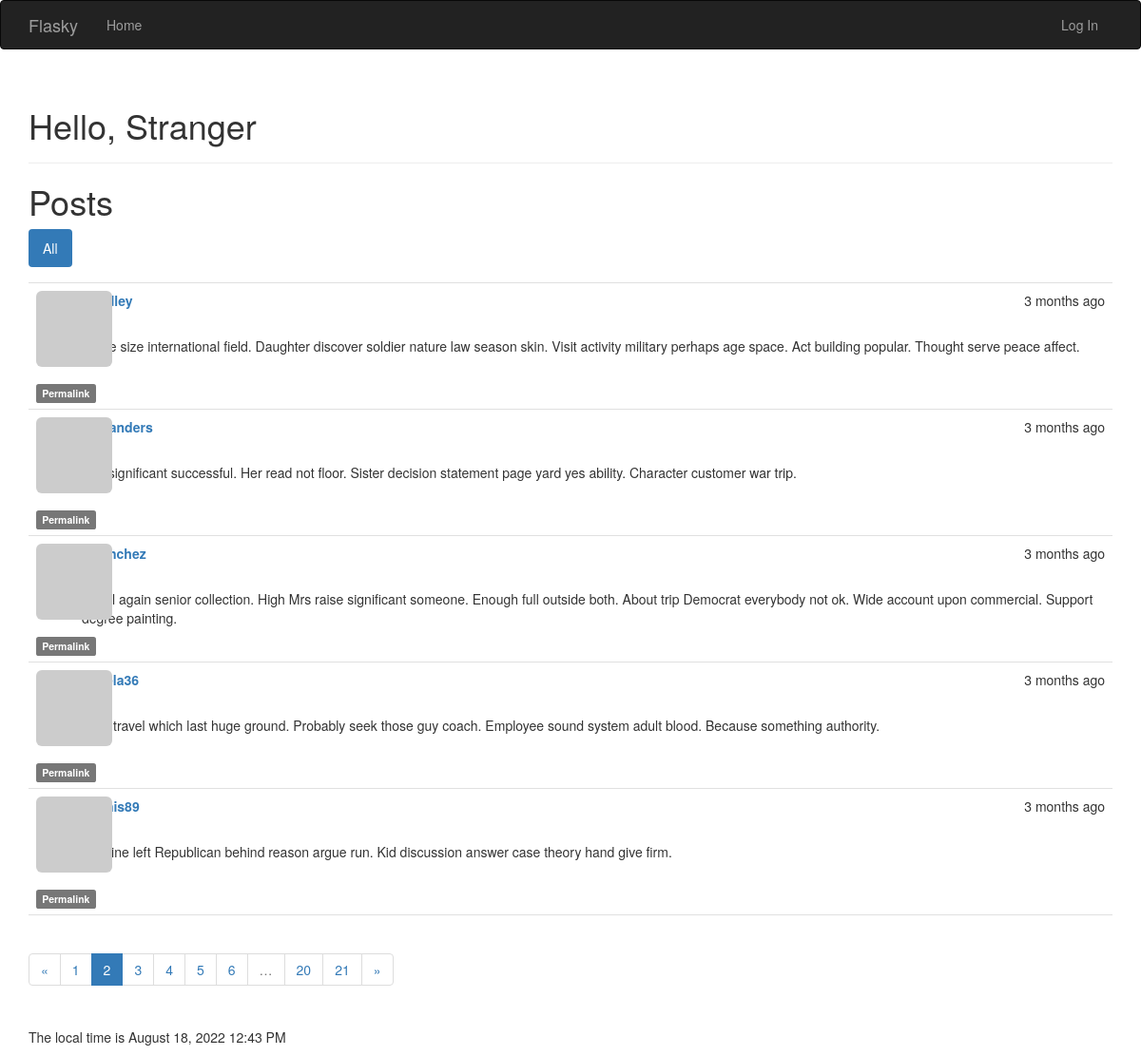
Screenshot of /?page=2 with the database file from the repository.
### app/models.py (models this page shows, shortened)
class Post(db.Model):
    __tablename__ = "posts"
    id = db.Column(db.Integer, primary_key=True)
    body = db.Column(db.Text)
    body_html = db.Column(db.Text)
    timestamp = db.Column(db.DateTime, index=True, default=datetime.utcnow)
    author_id = db.Column(db.Integer, db.ForeignKey('users.id'))
    comments: sqlalchemy.orm.Query = db.relationship('Comment',
                                foreign_keys = [Comment.post_id],
                                backref = db.backref('post', lazy = 'joined'),
                                lazy = 'dynamic',
                                cascade = 'all, delete-orphan')

### app/factories/__init__.py (models this page shows, shortened)
class GenericUser(User):
    __mapper_args__ = {
        "polymorphic_identity": "GenericUser",
    }

### app/main/views.py (the view)
@main.route('/', methods=["GET","POST"])
def index():
    form = PostForm()
    if current_user.can(Permission.WRITE) and form.validate_on_submit():
        post = Post(body = form.text.data, author = current_user._get_current_object())
        db.session.add(post)
        db.session.commit()
        return redirect(url_for("main.index"))
    page = request.args.get('page', 1, type=int)
    only_following_posts = False
    if current_user.is_authenticated:
        only_following_posts = bool(request.cookies.get('only_following_posts', ''))
    if only_following_posts:
        query = current_user.following_posts
    else:
        query = Post.query
    pagination: "flask_sqlalchemy.Pagination" = query.order_by(Post.timestamp.desc()).paginate(
        page, per_page=current_app.config["FLASKY_POSTS_PER_PAGE"],
        error_out = False
    )
    posts = pagination.items
    return render_template("index.html",
                            current_time = datetime.utcnow(),
                            form = form,
                            posts = posts,
                            only_following_posts = only_following_posts,
                            pagination = pagination)

### app/auth/views.py (called while the page is built)
@auth.before_app_request
def before_request():
    if current_user.is_authenticated:
        current_user.ping()

### app/main/__init__.py (called while the page is built)
@main.app_context_processor
def inject_permissions():
    return dict(Permission=Permission)

### app/models.py (called while the page is built)
    def gravatar(self, size=100, default='retro', rating='g'):
        url = "https://www.gravatar.com/avatar"
        hash = self.avatar_hash or self.gravatar_hash()
        return f'{url}/{hash}?s={size}&d={default}&r={rating}'

    def can(self, permissions):
        return False

### app/templates/index.html (shortened to what this page needs)
{% extends "base.html" %}
{% import "bootstrap/wtf.html" as wtf%}
{% import "_macros.html" as macros %}
{% block page_content%}
<div class="page-header">
    <h1>Hello,
        {% if current_user.is_authenticated %}
            {{current_user.username}}
            <p>Pleased to meet you!</p>
        {% else %}
            Stranger
        {%endif%}
    </h1>
</div>
<div>
    <h1>Posts</h1>
    <div class="post-tabs">
        <ul class="nav nav-pills">
            <li{% if not only_following_posts %} class="active"{% endif %}>
                <a
                    href="{{ url_for('main.show_all') }}"
                    >
                    All
                </a>
            </li>
        </ul>
    </div>
    {% include '_posts.html' %}
    <div class="pagination">
        {{ macros.pagination_widget(pagination, 'main.index') }}
    </div>
</div>
<p> The local time is {{moment(current_time).format("LLL")}}</p>
{%endblock%}

### app/templates/_posts.html (shortened to what this page needs)
<ul class = "posts">
    {% for post in posts %}
    <li class = "post">
        <div class="profile-thumbnail">
            <a href = "{{url_for('main.user', username = post.author.username) }}">
                <img class="img-rounded profile-thumbnail"
                     src = "{{post.author.gravatar(size=40)}}">
            </a>
        </div>
        <div class ="post-date">{{ moment(post.timestamp).fromNow() }}</div>
        <div class="post-author">
            <a href = "{{url_for('main.user', username = post.author.username) }}">
               {{ post.author.username }}
            </a>
        </div>
        <div class="post-body">
            {% if post.body_html %}
                {{ post.body_html | safe }}
            {% else %}
                {{ post.body }}
            {% endif %}
        </div>
        <div>
            <a href = "{{url_for('main.post', id = post.id) }}">
                <span class="label label-default">Permalink</span>
            </a>
        </div>
    </li>
    {% endfor %}
</ul>

### app/static/styles.css (style rules this page uses)
.profile-thumbnail { position: absolute; }
ul.posts { list-style-type: none; padding: 0px; margin: 16px 0px 0px 0px; border-top: 1px solid #e0e0e0; }
ul.posts li.post { padding: 8px; border-bottom: 1px solid #e0e0e0; }
div.post-date { float: right; }
div.post-author { margin-left: 48px; min-height: 48px; font-weight: bold; }
div.post-body { margin-left: 48px; min-height: 48px; }

### rows the page displays
Post: timestamp "3 months ago", body_html "Stage size international field. Daughter discover soldier nature law season skin. Visit activity military perhaps age space. Act building popular. Thought serve peace affect."
Post: timestamp "3 months ago", author.username "timsanders", body_html "Any significant successful. Her read not floor. Sister decision statement page yard yes ability. Character customer war trip."
Post: timestamp "3 months ago", author.username "msanchez", body_html "Small again senior collection. High Mrs raise significant someone. Enough full outside both. About trip Democrat everybody not ok. Wide account upon commercial. Support degree painting."
Post: timestamp "3 months ago", body_html "Note travel which last huge ground. Probably seek those guy coach. Employee sound system adult blood. Because something authority."
Post: timestamp "3 months ago", body_html "Imagine left Republican behind reason argue run. Kid discussion answer case theory hand give firm."

### other values shown
{{ p }} "1" "3" "4" "5" "6" "20" "21"
{{ p }} "2"
